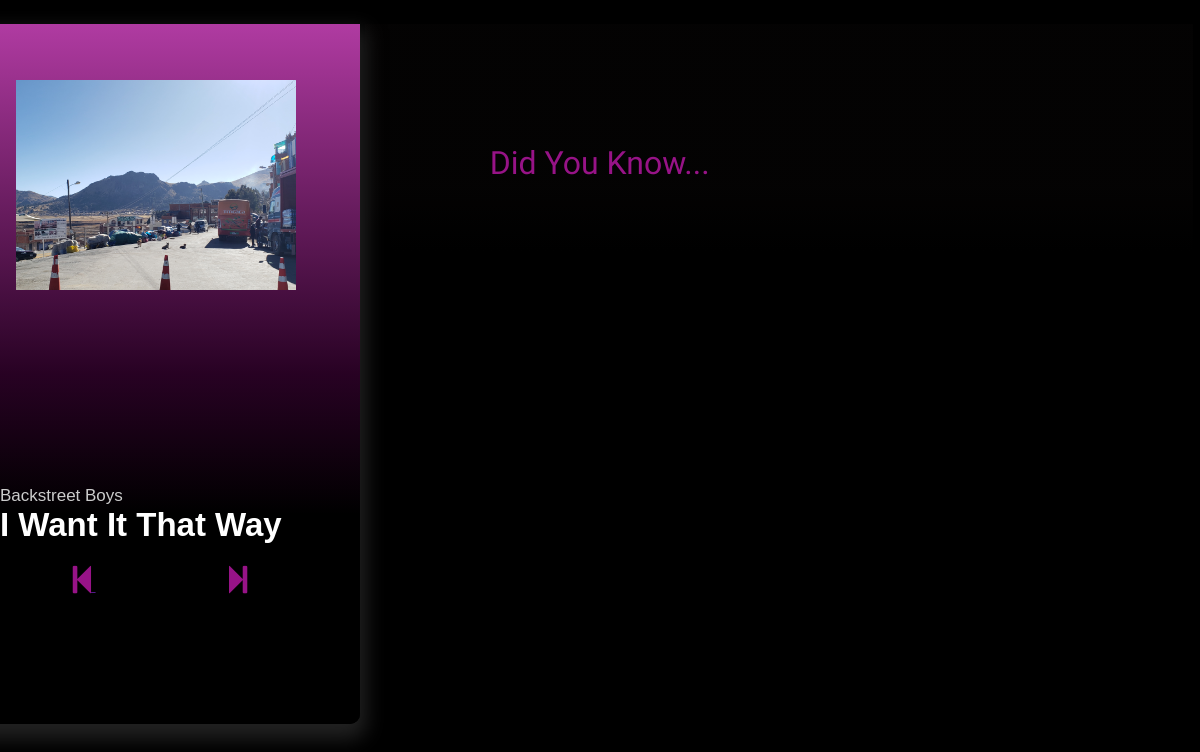
The page / on the database its author committed.
### mjApp/models.py (models this page shows, shortened)
class Song(models.Model):
    title=models.TextField()
    artist=models.TextField()
    image=models.ImageField()
    audio_file=models.FileField()
    audio_link=models.CharField(max_length=200, blank=True, null=True)
    fun_fact=models.TextField(blank=True, null=True)
    duration=models.CharField(max_length=20)
    paginate_by=2

### mjApp/views.py (the view)
# urls.py: path("", views.index, name="index"),
def index(request):
    paginator=Paginator(Song.objects.all(), 1)
    page_number=request.GET.get('page')
    page_obj=paginator.get_page(page_number)
    fun_facts = {
        song.id: song.fun_fact.split(',') if song.fun_fact else []
        for song in page_obj
    }
    context={
        'page_obj':page_obj,
        'fun_facts': fun_facts,
        }
    return render(request, 'index.html', context)

### mjApp/templates/index.html (shortened to what this page needs)
{% load static %}
<!DOCTYPE html>
<html lang="en">
<head>
    <link href="https://netdna.bootstrapcdn.com/font-awesome/4.0.3/css/font-awesome.css" rel="stylesheet"/>
    <link href="https://cdnjs.cloudflare.com/ajax/libs/mediaelement/4.2.7/mediaelementplayer.min.css" rel="stylesheet"/>
    <link href="{% static 'style.css' %}" rel="stylesheet"/>
</head>
<body>
    {% include 'main.html' %}
</body>
</html>

### mjApp/templates/main.html (shortened to what this page needs)
<!DOCTYPE html>
<html lang="en">
<head>
</head>
<body>
    <div class="music-player">
        {% for item in page_obj %}
        <div class="cover">
        <img alt="" src="{{item.image.url}}"/>
       </div>
       <div class="title">
        <h3>
         {{item.artist}}
        </h3>
        <h1>
         {{item.title}}
        </h1>
       </div>
       <center>
        <a href="{% if page_obj.has_previous %}?page={{ page_obj.previous_page_number }}{% endif %}">
        <i class="fa fa-step-backward fa-2x"></i>
        </a>
        <a href="{% if page_obj.has_next %}?page={{ page_obj.next_page_number }} {% endif %}">
        <i class="fa fa-step-forward fa-2x"></i></a>
        </center>
    </div>
       <div class="fun-fact-section">
        <div class="facts-container">
            <h3 class="fact-title">
                Did You Know...
            </h3>
       </div>
      </div>
       {% endfor %}
</body>
</html>

### mjApp/static/style.css (style rules this page uses)
html { background: black; }
body { margin: 0; font-family: "Raleway",sans-serif; }
h1 { margin: 0; font-size: 33px; color: #fff; padding: 0 10%; }
h3 { margin: 0; font-size: 17px; font-weight: 500; color: #ccc; padding: 0 10%; }
.music-player { display: block; position: absolute; width: 400px; height: 700px; margin: auto; margin-top: 2%; right: 70%; border-radius: 0 0 10px 10px; background: transparent linear-gradient(to bottom,rgba(195, 65, 179, 0.9), rgba(44, 2, 39, 0.9) 50%,rgb(0, 0, 0) 70%) repeat scroll 0 0; box-shadow: 1px 10px 20px 5px #222; }
.cover { float: left; width: 100%; height: 66%; }
.cover img { display: block; position: absolute; top: 8%; left: 14%; width: 70%; margin: auto; text-align: center; }
.fa-step-backward { color: rgba(167, 21, 150, 0.9); padding-top: 20px; }
.fa-step-forward { color: rgba(167, 21, 150, 0.9); padding-top: 20px; }
.fun-fact-section { float: right; width: 69%; height: 90%; padding: 20px; box-sizing: border-box; background: transparent linear-gradient(to bottom,rgba(4, 3, 3, 0.9) 50%,rgb(0, 0, 0) 70%) repeat scroll 0 0; margin-top: 2%; margin-right:0.6%; }
.facts-container { padding: 100px; }
.fact-title { font-family: 'Sofia', sans-serif; font-size: 200%; color: rgba(167, 21, 150, 0.9); margin-bottom: 10px; padding: 0px 5px; }

### rows shown on the page
Song: image (picture), artist "Backstreet Boys", title "I Want It That Way"
